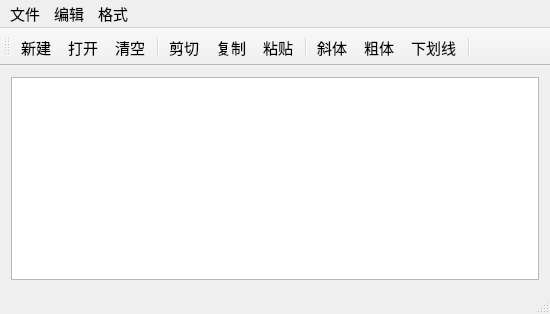
<?xml version="1.0" encoding="UTF-8"?>
<ui version="4.0">
 <class>QWMainWind</class>
 <widget class="QMainWindow" name="QWMainWind">
  <property name="geometry">
   <rect>
    <x>0</x>
    <y>0</y>
    <width>550</width>
    <height>314</height>
   </rect>
  </property>
  <property name="font">
   <font>
    <pointsize>11</pointsize>
   </font>
  </property>
  <property name="windowTitle">
   <string>QWMainWind</string>
  </property>
  <widget class="QWidget" name="centralWidget">
   <layout class="QVBoxLayout" name="verticalLayout">
    <item>
     <widget class="QTextEdit" name="txtEdit">
      <property name="font">
       <font>
        <pointsize>16</pointsize>
       </font>
      </property>
     </widget>
    </item>
   </layout>
  </widget>
  <widget class="QMenuBar" name="menuBar">
   <property name="geometry">
    <rect>
     <x>0</x>
     <y>0</y>
     <width>550</width>
     <height>29</height>
    </rect>
   </property>
   <widget class="QMenu" name="menu">
    <property name="title">
     <string>文件</string>
    </property>
    <addaction name="actNew"/>
    <addaction name="actOpen"/>
    <addaction name="separator"/>
    <addaction name="actClose"/>
   </widget>
   <widget class="QMenu" name="menu_2">
    <property name="title">
     <string>编辑</string>
    </property>
    <addaction name="actCut"/>
    <addaction name="actCopy"/>
    <addaction name="actPaste"/>
    <addaction name="separator"/>
    <addaction name="actClear"/>
   </widget>
   <widget class="QMenu" name="menu_3">
    <property name="title">
     <string>格式</string>
    </property>
    <addaction name="actFontBold"/>
    <addaction name="actFontItalic"/>
    <addaction name="actFontUnder"/>
    <addaction name="separator"/>
    <addaction name="actToolbarLab"/>
   </widget>
   <addaction name="menu"/>
   <addaction name="menu_2"/>
   <addaction name="menu_3"/>
  </widget>
  <widget class="QToolBar" name="mainToolBar">
   <property name="toolButtonStyle">
    <enum>Qt::ToolButtonTextUnderIcon</enum>
   </property>
   <attribute name="toolBarArea">
    <enum>TopToolBarArea</enum>
   </attribute>
   <attribute name="toolBarBreak">
    <bool>false</bool>
   </attribute>
   <addaction name="actNew"/>
   <addaction name="actOpen"/>
   <addaction name="actClear"/>
   <addaction name="separator"/>
   <addaction name="actCut"/>
   <addaction name="actCopy"/>
   <addaction name="actPaste"/>
   <addaction name="separator"/>
   <addaction name="actFontItalic"/>
   <addaction name="actFontBold"/>
   <addaction name="actFontUnder"/>
   <addaction name="separator"/>
  </widget>
  <widget class="QStatusBar" name="statusBar"/>
  <action name="actCut">
   <property name="icon">
    <iconset resource="res.qrc">
     <normaloff>:/images/images/cut.bmp</normaloff>:/images/images/cut.bmp</iconset>
   </property>
   <property name="text">
    <string>剪切</string>
   </property>
   <property name="toolTip">
    <string>剪切</string>
   </property>
   <property name="shortcut">
    <string>Ctrl+X</string>
   </property>
  </action>
  <action name="actCopy">
   <property name="icon">
    <iconset resource="res.qrc">
     <normaloff>:/images/images/120.bmp</normaloff>:/images/images/120.bmp</iconset>
   </property>
   <property name="text">
    <string>复制</string>
   </property>
   <property name="toolTip">
    <string>复制</string>
   </property>
   <property name="shortcut">
    <string>Ctrl+C</string>
   </property>
  </action>
  <action name="actPaste">
   <property name="icon">
    <iconset resource="res.qrc">
     <normaloff>:/images/images/paste.bmp</normaloff>:/images/images/paste.bmp</iconset>
   </property>
   <property name="text">
    <string>粘贴</string>
   </property>
   <property name="toolTip">
    <string>粘贴</string>
   </property>
   <property name="shortcut">
    <string>Ctrl+V</string>
   </property>
  </action>
  <action name="actFontBold">
   <property name="checkable">
    <bool>true</bool>
   </property>
   <property name="icon">
    <iconset resource="res.qrc">
     <normaloff>:/images/images/BLD.BMP</normaloff>:/images/images/BLD.BMP</iconset>
   </property>
   <property name="text">
    <string>粗体</string>
   </property>
   <property name="toolTip">
    <string>粗体</string>
   </property>
  </action>
  <action name="actFontItalic">
   <property name="checkable">
    <bool>true</bool>
   </property>
   <property name="icon">
    <iconset resource="res.qrc">
     <normaloff>:/images/images/ITL.BMP</normaloff>:/images/images/ITL.BMP</iconset>
   </property>
   <property name="text">
    <string>斜体</string>
   </property>
   <property name="toolTip">
    <string>斜体</string>
   </property>
  </action>
  <action name="actFontUnder">
   <property name="checkable">
    <bool>true</bool>
   </property>
   <property name="icon">
    <iconset resource="res.qrc">
     <normaloff>:/images/images/WORDUNDR.BMP</normaloff>:/images/images/WORDUNDR.BMP</iconset>
   </property>
   <property name="text">
    <string>下划线</string>
   </property>
   <property name="toolTip">
    <string>下划线</string>
   </property>
  </action>
  <action name="actClose">
   <property name="icon">
    <iconset resource="res.qrc">
     <normaloff>:/images/images/exit.bmp</normaloff>:/images/images/exit.bmp</iconset>
   </property>
   <property name="text">
    <string>退出</string>
   </property>
   <property name="toolTip">
    <string>退出</string>
   </property>
  </action>
  <action name="actOpen">
   <property name="icon">
    <iconset resource="res.qrc">
     <normaloff>:/images/images/open3.bmp</normaloff>:/images/images/open3.bmp</iconset>
   </property>
   <property name="text">
    <string>打开...</string>
   </property>
   <property name="toolTip">
    <string>打开文件</string>
   </property>
   <property name="shortcut">
    <string>Ctrl+O</string>
   </property>
  </action>
  <action name="actClear">
   <property name="icon">
    <iconset resource="res.qrc">
     <normaloff>:/images/images/103.bmp</normaloff>:/images/images/103.bmp</iconset>
   </property>
   <property name="text">
    <string>清空</string>
   </property>
   <property name="toolTip">
    <string>清空内容</string>
   </property>
  </action>
  <action name="actFont">
   <property name="icon">
    <iconset resource="res.qrc">
     <normaloff>:/images/images/20.ico</normaloff>:/images/images/20.ico</iconset>
   </property>
   <property name="text">
    <string>字体...</string>
   </property>
   <property name="toolTip">
    <string>字体设置</string>
   </property>
  </action>
  <action name="actNew">
   <property name="icon">
    <iconset resource="res.qrc">
     <normaloff>:/images/images/new2.bmp</normaloff>:/images/images/new2.bmp</iconset>
   </property>
   <property name="text">
    <string>新建</string>
   </property>
   <property name="shortcut">
    <string>Ctrl+N</string>
   </property>
  </action>
  <action name="actToolbarLab">
   <property name="checkable">
    <bool>true</bool>
   </property>
   <property name="checked">
    <bool>true</bool>
   </property>
   <property name="text">
    <string>显示工具栏文字标签</string>
   </property>
   <property name="menuRole">
    <enum>QAction::TextHeuristicRole</enum>
   </property>
  </action>
 </widget>
 <layoutdefault spacing="6" margin="11"/>
 <resources>
  <include location="res.qrc"/>
 </resources>
 <connections>
  <connection>
   <sender>actClose</sender>
   <signal>triggered()</signal>
   <receiver>QWMainWind</receiver>
   <slot>close()</slot>
   <hints>
    <hint type="sourcelabel">
     <x>-1</x>
     <y>-1</y>
    </hint>
    <hint type="destinationlabel">
     <x>422</x>
     <y>254</y>
    </hint>
   </hints>
  </connection>
  <connection>
   <sender>actClear</sender>
   <signal>triggered()</signal>
   <receiver>txtEdit</receiver>
   <slot>clear()</slot>
   <hints>
    <hint type="sourcelabel">
     <x>-1</x>
     <y>-1</y>
    </hint>
    <hint type="destinationlabel">
     <x>260</x>
     <y>256</y>
    </hint>
   </hints>
  </connection>
  <connection>
   <sender>actCut</sender>
   <signal>triggered()</signal>
   <receiver>txtEdit</receiver>
   <slot>cut()</slot>
   <hints>
    <hint type="sourcelabel">
     <x>-1</x>
     <y>-1</y>
    </hint>
    <hint type="destinationlabel">
     <x>260</x>
     <y>256</y>
    </hint>
   </hints>
  </connection>
  <connection>
   <sender>actCopy</sender>
   <signal>triggered()</signal>
   <receiver>txtEdit</receiver>
   <slot>copy()</slot>
   <hints>
    <hint type="sourcelabel">
     <x>-1</x>
     <y>-1</y>
    </hint>
    <hint type="destinationlabel">
     <x>260</x>
     <y>256</y>
    </hint>
   </hints>
  </connection>
  <connection>
   <sender>actPaste</sender>
   <signal>triggered()</signal>
   <receiver>txtEdit</receiver>
   <slot>paste()</slot>
   <hints>
    <hint type="sourcelabel">
     <x>-1</x>
     <y>-1</y>
    </hint>
    <hint type="destinationlabel">
     <x>260</x>
     <y>256</y>
    </hint>
   </hints>
  </connection>
 </connections>
</ui>
